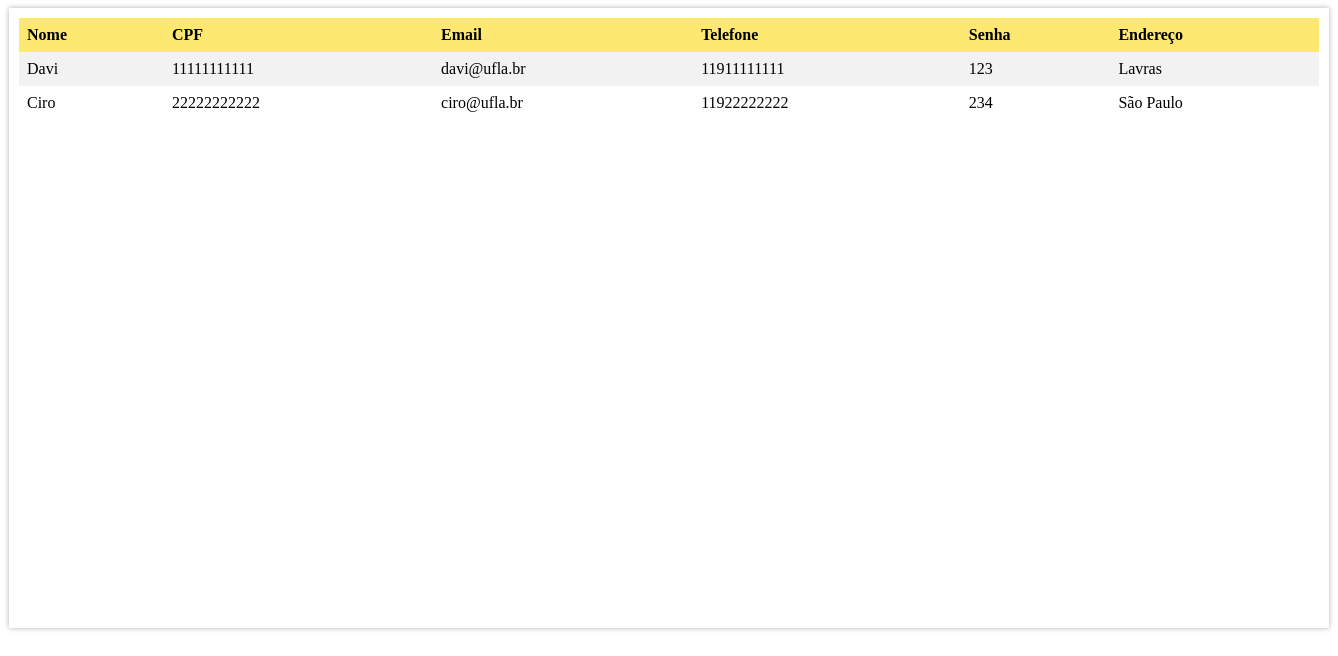
Screenshot of /src/Controller/consultarClientes.php with the database file from the repository.
### tables this page shows
CREATE TABLE IF NOT EXISTS `Cliente` (
  `idCliente` INT NOT NULL AUTO_INCREMENT,
  `nome` VARCHAR(60) NOT NULL,
  `cpf` VARCHAR(11) NOT NULL,
  `email` VARCHAR(100) NOT NULL,
  `telefone` VARCHAR(11) NOT NULL,
  `senha` VARCHAR(45) NOT NULL,
  `endereco` VARCHAR(200) NOT NULL,
  PRIMARY KEY (`idCliente`),
  UNIQUE INDEX `idCliente_UNIQUE` (`idCliente` ASC),
  UNIQUE INDEX `cpf_UNIQUE` (`cpf` ASC));

### src/Persistence/clienteDAO.php (called while the page is built, shortened)
<?php
    class clienteDAO {
        function consultar($connection) {
            $sql = "SELECT * FROM `cliente`";
            return $connection->query($sql);
        }
    }
?>

### src/Controller/consultarClientes.php (the view, shortened to what this page needs)
<?php
    include_once '../Persistence/connection.php';
    include_once '../Persistence/clienteDAO.php';
    $connection = new Connection();
    $connection = $connection->getConnection();
    $clientedao = new clienteDAO();
    $resultado = $clientedao->consultar($connection);
    if ($resultado->num_rows > 0) {
        echo "
        <style>
            table {
            border-collapse: collapse;
            width: 100%;
            }
            th, td {
            text-align: left;
            padding: 8px;
            }
            tr:nth-child(even){background-color: #f2f2f2}
            th {
            background-color: #fcde34b2;
            color: black;
            }
            #interface {
                position: relative;
                width: 1300px;
                height: 600px;
                margin: auto auto auto auto;
                box-shadow: 0px 0px 5px rgba(0, 0, 0, 0.315);
                background-color: white;
                padding: 10px;
            }
            #retangulo {
                position: absolute;
                width: 100%;
                height: 45px;
                left: 0px;
                top: 0px;
                background: #ffd82cfd;
            }
        </style>
        <body>
        <div id='interface'>
        <table>
            <tr>
                <th>Nome</th>
                <th>CPF</th>
                <th>Email</th>
                <th>Telefone</th>
                <th>Senha</th>
                <th>Endereço</th>
            </tr>";
        while($registro = $resultado->fetch_assoc()) {
            echo "<tr>
                    <td>".$registro['nome']."</td>
                    <td>".$registro['cpf']."</td>
                    <td>".$registro['email']."</td>
                    <td>".$registro['telefone']."</td>
                    <td>".$registro['senha']."</td>
                    <td>".$registro['endereco']."</td>";
            echo "</tr>";
        }
    }
    echo "</div></body>";
?>

### src/Controller/consultarClientes.php (style rules this page uses)
table { border-collapse: collapse; width: 100%; }
th, td { text-align: left; padding: 8px; }
tr:nth-child(even) { background-color: #f2f2f2 }
th { background-color: #fcde34b2; color: black; }
#interface { position: relative; width: 1300px; height: 600px; margin: auto auto auto auto; box-shadow: 0px 0px 5px rgba(0, 0, 0, 0.315); background-color: white; padding: 10px; }

### rows the page displays
cliente: nome "Davi", cpf "11111111111", email "davi@ufla.br", telefone "11911111111", senha "123", endereco "Lavras"
cliente: nome "Ciro", cpf "22222222222", email "ciro@ufla.br", telefone "11922222222", senha "234", endereco "São Paulo"
